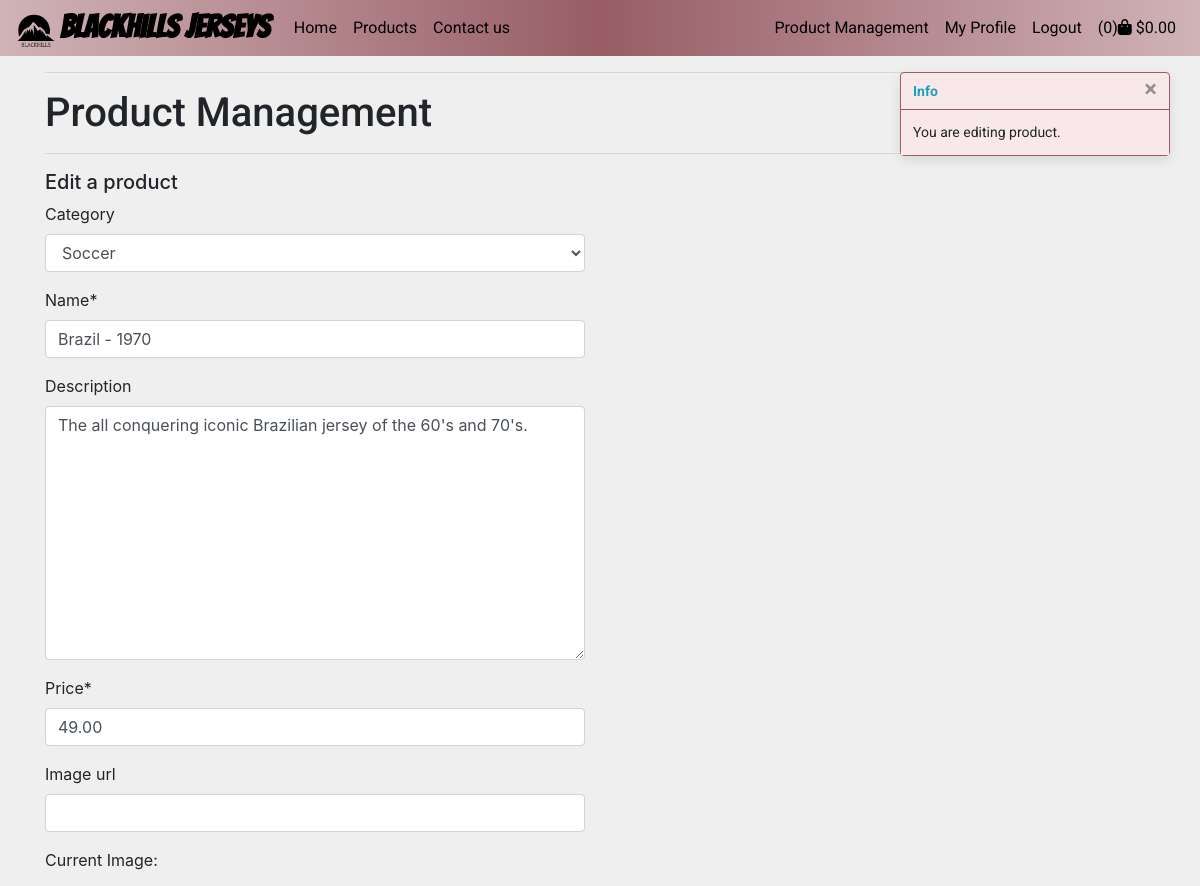
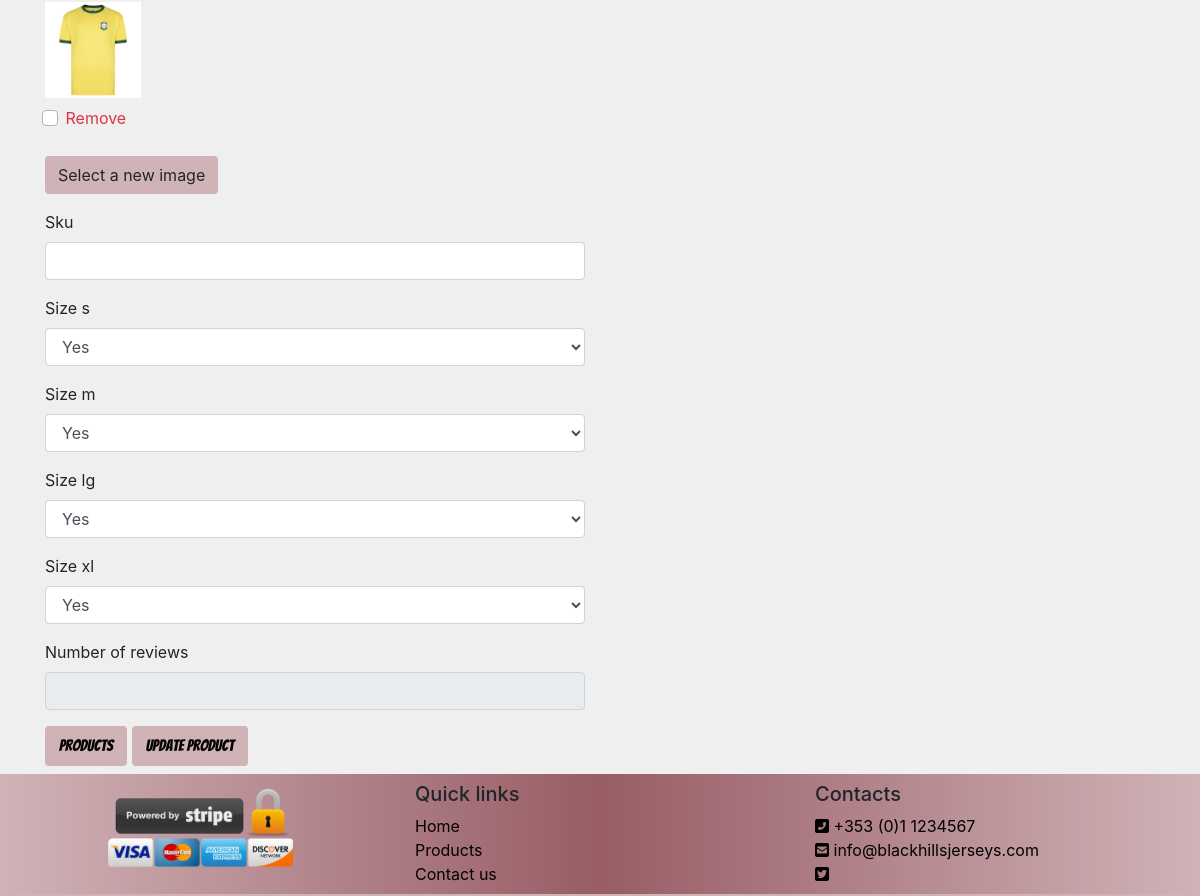
The page /products/edit/16/ (signed in) on the database its author committed (2 pictures, top to bottom).
### products/models.py (models this page shows, shortened)
class Product(models.Model):
    category = models.ForeignKey('Category',
                                 null=True,
                                 blank=True,
                                 on_delete=models.SET_NULL)
    name = models.CharField(max_length=254)
    description = models.TextField(null=True,
                                   blank=True)
    price = models.DecimalField(max_digits=6, decimal_places=2)
    image_url = models.URLField(max_length=1024,
                                null=True,
                                blank=True)
    image = models.ImageField(null=True, blank=True)
    sku = models.CharField(max_length=254,
                           null=True,
                           blank=True)
    size_s = models.BooleanField(default=False,
                                 null=True,
                                 blank=True)
    size_m = models.BooleanField(default=False,
                                 null=True,
                                 blank=True)
    size_lg = models.BooleanField(default=False,
                                  null=True,
                                  blank=True)
    size_xl = models.BooleanField(default=False,
                                  null=True,
                                  blank=True)
    number_of_reviews = models.IntegerField(blank=True,
                                            null=True)

### products/views.py (the view)
# urls.py: path('edit/<int:product_id>/', views.edit_product, name='edit_product'),
@login_required
def edit_product(request, product_id):
    if not request.user.is_superuser:
        messages.error(request,
                       'Sorry only users with admin rights can access this')
        return redirect(reverse('home'))
    product = get_object_or_404(Product, pk=product_id)
    if request.method == 'POST':
        form = ProductForm(request.POST, request.FILES, instance=product)
        if form.is_valid():
            form.save()
            messages.success(request,
                             'You have successfully updated product')
            return redirect(reverse('product_detail', args=[product.id]))
        else:
            messages.error(request,
                           'Failed to update product. \
                               Please ensure all fields are correct.')
    else:
        form = ProductForm(instance=product)
        messages.info(request, 'You are editing product.')
    template = 'products/edit_product.html'
    context = {
        'form': form,
        'product': product,
    }
    return render(request, template, context)

### products/forms.py
class ProductForm(forms.ModelForm):
    class Meta:
        model = Product
        fields = '__all__'
    image = forms.ImageField(label='image',
                             required=False,
                             widget=CustomClearableFileInput)
    def __init__(self, *args, **kwargs):
        super().__init__(*args, **kwargs)
        categories = Category.objects.all()
        friendly_names = [(c.id, c.get_friendly_name()) for c in categories]
        self.fields['number_of_reviews'].widget.attrs['readonly'] = True
        self.fields['category'].choices = friendly_names
        for field_name, field in self.fields.items():
            field.widget.attrs['class'] = ''

### products/models.py (called while the page is built)
    def get_friendly_name(self):
        return self.friendly_name

### products/templates/products/edit_product.html (shortened to what this page needs)
{% extends 'base.html' %} {% load static %}
{% block page_header %}
<div class="container header-container">
</div>
{% endblock %} {% block content %}
<section class="container">
    <div class="row">
        <div class="col">
        <hr>
            <h1>Product Management</h1>
         <hr>
        </div>
    </div>
</section>
<section class="container">
    <div class="row">
        <div class="col-12 col-lg-6">
            <h5>Edit a product</h5>
            <form method="POST" action="{% url 'edit_product' product.id %}" class="form mb-2" enctype="multipart/form-data">
                {% for field in form %}
                    {% if field.name != 'image' %}
                        {{ field | as_crispy_field }}
                    {% else %}
                        {{ field }}
                    {% endif %}
                {% endfor %}
                <a class="btn products-button" href="{% url 'products' %}">Products</a>
                <button class="btn products-button" type="submit">update product</button>
            </form>
        </div>
        <div class="col-12 col-lg-6 order-lg-last mb-5">
        </div>
    </div>
</section>
{% endblock %}

### static/css/base.css (style rules this page uses)
body { background-color: #efefef; display: flex; min-height: 100vh; flex-direction: column; }
h1 { font-family: 'Roboto', sans-serif; }
.header-container { height: 56px; }
.products-button { color: #000; background-color: #d0b2b6f7; font-family: 'Bangers', cursive; border: 2px solid transparent; }

### rows shown on the page
Product: category "Soccer" "Brazil - 1970" "The all conquering iconic Brazilian jersey of the 60's and 70's." "49.00" "Yes" "Yes" "Yes" "Yes"

### other values the page prints
{{ product_count }} "0"
{{ message }} "You are editing product."
{{ widget.initial_text }} "Current Image"
{{ widget.clear_checkbox_label }} "Remove"
